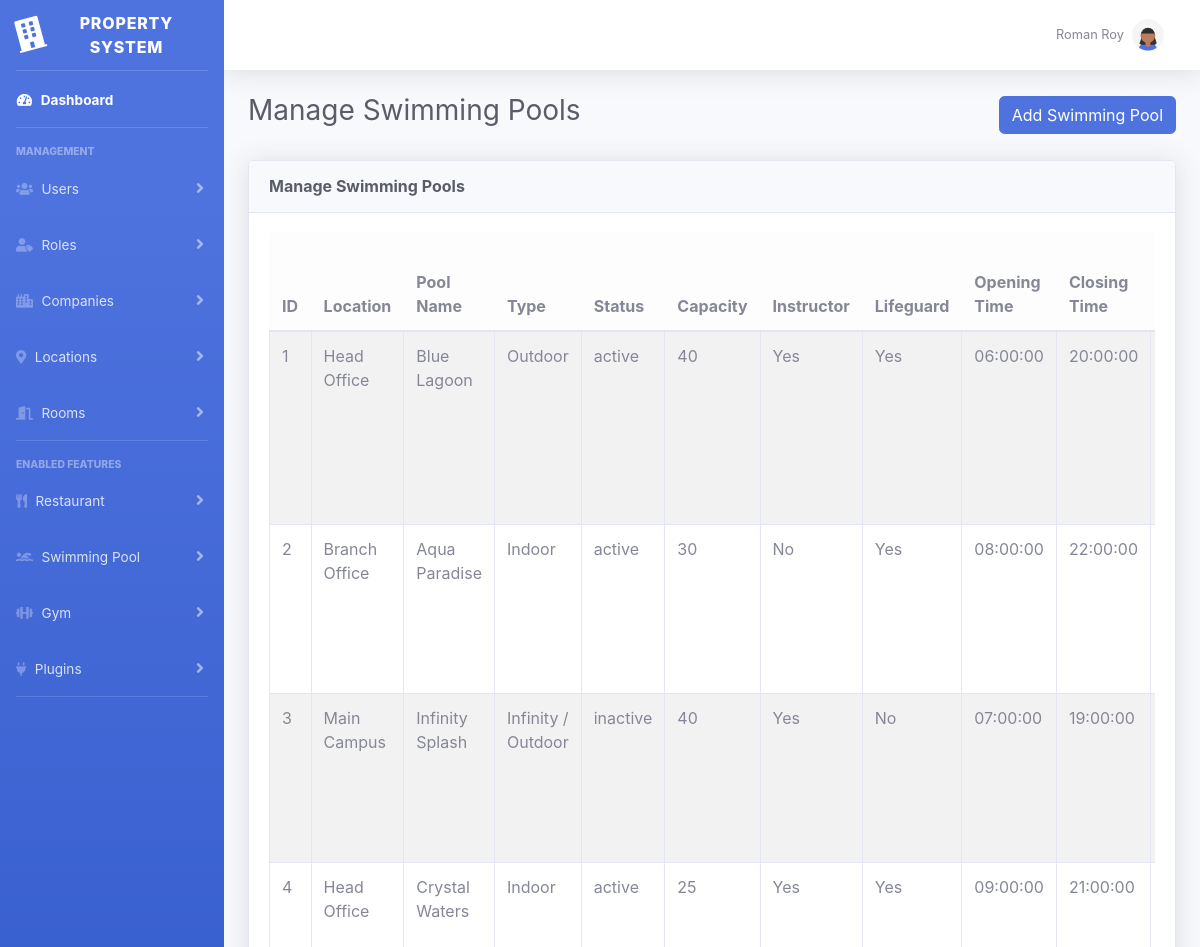
The app's page /admin.php?action=manageSwimmingPools (signed in, upper part), older data.
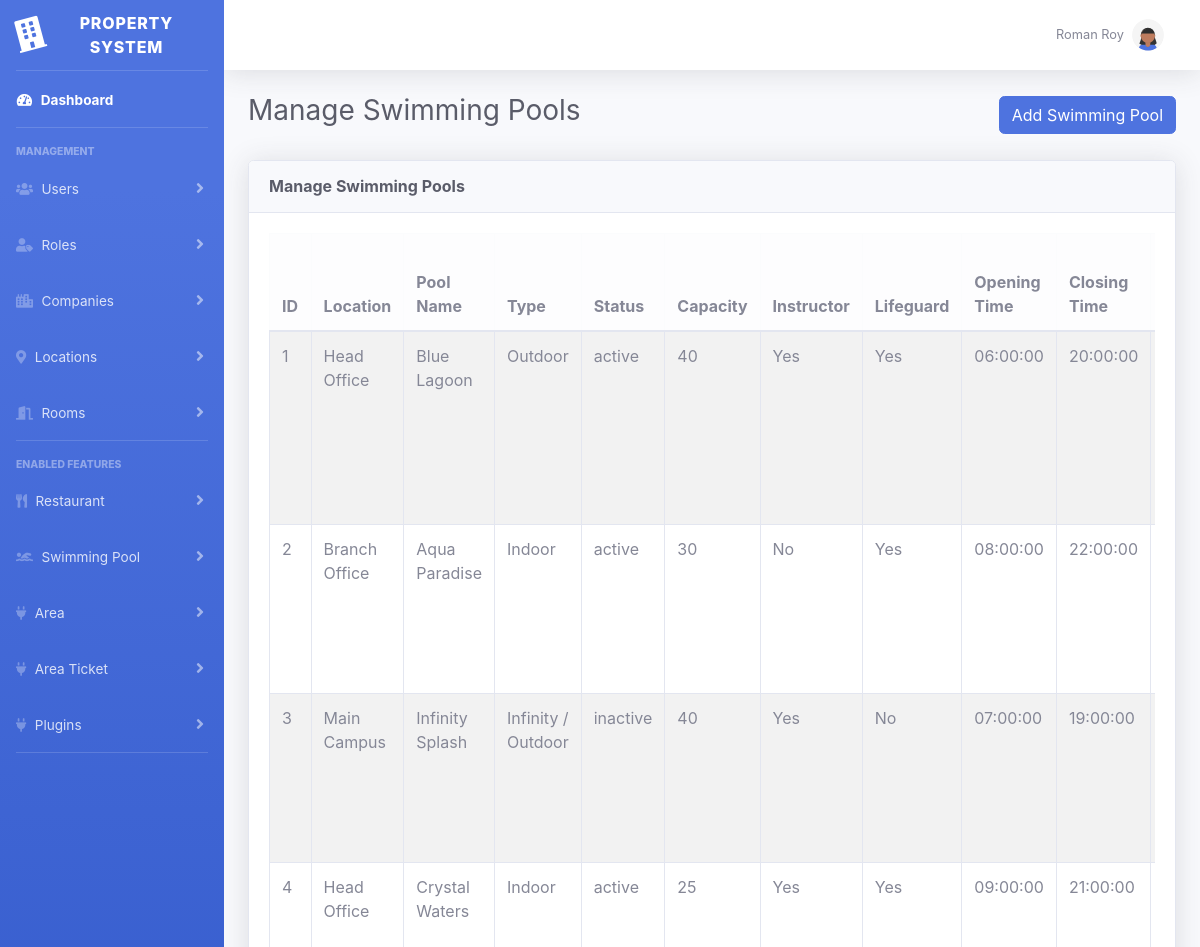
The same page, newer data.
### tables this page shows
CREATE TABLE `plugin_master` (
  `plugin_id` int(11) NOT NULL,
  `plugin_name` varchar(100) NOT NULL,
  `icon` varchar(100) DEFAULT NULL,
  `description` text DEFAULT NULL,
  `status` enum('active','inactive') DEFAULT 'active',
  `created_at` datetime DEFAULT current_timestamp()
);

CREATE TABLE `swimming_pools` (
  `id` int(11) NOT NULL,
  `location_id` int(11) NOT NULL,
  `name` varchar(255) NOT NULL,
  `type` varchar(50) DEFAULT NULL,
  `status` enum('active','inactive') DEFAULT 'active',
  `capacity` int(11) DEFAULT NULL,
  `instructor_available` tinyint(1) DEFAULT 0,
  `lifeguard_available` tinyint(1) DEFAULT 0,
  `opening_time` time DEFAULT NULL,
  `closing_time` time DEFAULT NULL,
  `access_type` varchar(50) DEFAULT NULL,
  `max_charge` decimal(10,2) DEFAULT NULL,
  `price_per_hour` decimal(10,2) DEFAULT NULL,
  `price_per_day` decimal(10,2) DEFAULT NULL,
  `safety_rules` text DEFAULT NULL,
  `terms_conditions` text DEFAULT NULL,
  `instructions` text DEFAULT NULL,
  `created_at` timestamp NOT NULL DEFAULT current_timestamp(),
  `updated_at` timestamp NOT NULL DEFAULT current_timestamp() ON UPDATE current_timestamp()
);

CREATE TABLE `locations` (
  `location_id` int(11) NOT NULL,
  `location_name` varchar(150) NOT NULL,
  `place` varchar(150) NOT NULL,
  `country` varchar(100) NOT NULL,
  `state` varchar(100) NOT NULL,
  `city` varchar(100) NOT NULL,
  `company_id` int(11) NOT NULL,
  `contact_number` varchar(20) DEFAULT NULL,
  `manager` varchar(150) DEFAULT NULL,
  `created_by` int(11) DEFAULT NULL,
  `is_deleted` tinyint(1) NOT NULL DEFAULT 0,
  `created_at` timestamp NOT NULL DEFAULT current_timestamp()
);

### classes/Plugin.php (called while the page is built, shortened)
<?php
class Plugin {
    public static function getEnabled($pdo, $location_id) {
        $stmt = $pdo->prepare("
            SELECT p.plugin_id, p.plugin_name AS name
            FROM plugin_master p
            INNER JOIN location_plugins lp ON lp.plugin_id = p.plugin_id
            WHERE lp.location_id = ? AND lp.is_enabled = 1
        ");
        $stmt->execute([$location_id]);
        return $stmt->fetchAll(PDO::FETCH_ASSOC);
    }
}
?>

### templates/swimming_pools/manage_swimming_pool.php (the view, shortened to what this page needs)
<?php
$results = $results ?? [
    'pageTitle'   => 'Manage Swimming Pools',
    'message'     => '',
    'pools'       => [],
    'currentPage' => 1,
    'totalPages'  => 1,
    'total'       => 0,
    'perPage'     => 25
];
$pools       = $results['pools'];
?>
<?php include __DIR__ . "/../include/header.php"; ?>
<div id="wrapper">
    <?php include __DIR__ . "/../include/sidebar.php"; ?>
    <div id="content-wrapper" class="d-flex flex-column">
        <div id="content">
            <?php include __DIR__ . "/../include/topbar.php"; ?>
            <div class="container-fluid">
                <div class="d-flex justify-content-between align-items-center mb-4">
                    <h1 class="h3 text-gray-800"><?= htmlspecialchars($results['pageTitle']) ?></h1>
                    <a href="<?= BASE_URL ?>/admin.php?action=newSwimmingPool" class="btn btn-primary">
                        <i class="bi bi-plus-circle"></i> Add Swimming Pool
                    </a>
                </div>
                <div class="card shadow mb-4">
                    <div class="card-header py-3">
                        <h6 class="m-0 font-weight-bold text-gray-800"><?= htmlspecialchars($results['pageTitle']) ?></h6>
                    </div>
                    <div class="card-body">
                        <div class="table-responsive">
                            <table class="table table-bordered table-striped">
                                <thead class="table-light">
                                    <tr>
                                        <th>ID</th>
                                        <th>Location</th>
                                        <th>Pool Name</th>
                                        <th>Type</th>
                                        <th>Status</th>
                                        <th>Capacity</th>
                                        <th>Instructor</th>
                                        <th>Lifeguard</th>
                                        <th>Opening Time</th>
                                        <th>Closing Time</th>
					<th>Access Type</th>
                                    </tr>
                                </thead>
                                <tbody>
                                    <?php if (!empty($pools)): ?>
                                        <?php foreach ($pools as $pool): ?>
                                            <tr>
                                                <td><?= $pool['id'] ?></td>
                                                <td><?= htmlspecialchars($pool['location_name'] ?? '-') ?></td>
                                                <td><?= htmlspecialchars($pool['name']) ?></td>
                                                <td><?= htmlspecialchars($pool['type'] ?? '-') ?></td>
                                                <td><?= htmlspecialchars($pool['status']) ?></td>
                                                <td><?= htmlspecialchars($pool['capacity'] ?? '-') ?></td>
                                                <td><?= $pool['instructor_available'] ? 'Yes' : 'No' ?></td>
                                                <td><?= $pool['lifeguard_available'] ? 'Yes' : 'No' ?></td>
                                                <td><?= htmlspecialchars($pool['opening_time'] ?? '-') ?></td>
                                                <td><?= htmlspecialchars($pool['closing_time'] ?? '-') ?></td>
						<td><?= htmlspecialchars($pool['access_type'] ?? '-') ?></td>
                                            </tr>
                                        <?php endforeach; ?>
                                    <?php else: ?>
                                        <tr>
                                            <td colspan="11" class="text-center">No swimming pools found.</td>
                                        </tr>
                                    <?php endif; ?>
                                </tbody>
                            </table>
                        </div>
                    </div>
                </div>
            </div>
        </div>
        <?php include __DIR__ . "/../include/footer.php"; ?>

### admin.php (shortened to what this page needs)
<?php
require("config/config.php");
require_once __DIR__ . "/classes/Plugin.php";
$action = $_GET['action'] ?? '';
$location_id = $_SESSION['location_id'] ?? null;
if ($location_id && isset($pdo)) {
    $enabledPlugins = Plugin::getEnabled($pdo, $location_id);
}
switch ($action) {
case 'manageSwimmingPools':
     manageSwimmingPools();
     break;
}
function manageSwimmingPools() {
    global $pdo;
    $results = [
        'message'   => '',
        'pageTitle' => 'Manage Swimming Pools',
        'pools'     => []
    ];
    $perPage = 25;
    $page = isset($_GET['page']) ? max(1, (int)$_GET['page']) : 1;
    $offset = ($page - 1) * $perPage;
    $stmtTotal = $pdo->query("SELECT COUNT(*) FROM swimming_pools");
    $total = (int)$stmtTotal->fetchColumn();
    $totalPages = ceil($total / $perPage);
    $stmt = $pdo->prepare("
        SELECT sp.*, l.location_name
        FROM swimming_pools sp
        LEFT JOIN locations l ON sp.location_id = l.location_id
        ORDER BY sp.id ASC
        LIMIT :limit OFFSET :offset
    ");
    $stmt->bindValue(':limit', $perPage, PDO::PARAM_INT);
    $stmt->bindValue(':offset', $offset, PDO::PARAM_INT);
    $stmt->execute();
    $results['pools'] = $stmt->fetchAll(PDO::FETCH_ASSOC);
    $results['currentPage'] = $page;
    $results['totalPages']  = $totalPages;
    $results['total']       = $total;
    $results['perPage']     = $perPage;
    require(TEMPLATE_PATH . "/swimming_pools/manage_swimming_pool.php");
}

### templates/include/header.php (shortened to what this page needs)
<!DOCTYPE html>
<html lang="en">
<head>
  <link href="<?= BASE_URL ?>/assets/vendor/fontawesome-free/css/all.min.css" rel="stylesheet">
  <link href="<?= BASE_URL ?>/assets/css/sb-admin-2.min.css" rel="stylesheet">
</head>
<body id="page-top">

### templates/include/sidebar.php (shortened to what this page needs)
<?php
global $pdo;
$location_id = $_SESSION['location_id'] ?? null;
$enabledPlugins = [];
if ($location_id && isset($pdo)) {
    $enabledPlugins = Plugin::getEnabled($pdo, $location_id);
}
?>
<ul class="navbar-nav bg-gradient-primary sidebar sidebar-dark accordion" id="accordionSidebar">
  <a class="sidebar-brand d-flex align-items-center justify-content-center" href="<?= BASE_URL ?>/admin.php">
    <div class="sidebar-brand-icon rotate-n-15">
      <i class="fas fa-building"></i>
    </div>
    <div class="sidebar-brand-text mx-3">Property System</div>
  </a>
  <hr class="sidebar-divider my-0">
  <li class="nav-item active">
    <a class="nav-link" href="<?= BASE_URL ?>/admin.php">
      <i class="fas fa-fw fa-tachometer-alt"></i>
      <span>Dashboard</span>
    </a>
  </li>
  <hr class="sidebar-divider">
  <div class="sidebar-heading">Management</div>
  <li class="nav-item">
    <a class="nav-link collapsed" href="#" data-toggle="collapse" data-target="#collapseUsers">
      <i class="fas fa-users"></i>
      <span>Users</span>
    </a>
  </li>
  <li class="nav-item">
    <a class="nav-link collapsed" href="#" data-toggle="collapse" data-target="#collapseRoles">
      <i class="fas fa-user-tag"></i>
      <span>Roles</span>
    </a>
  </li>
  <li class="nav-item">
    <a class="nav-link collapsed" href="#" data-toggle="collapse" data-target="#collapseCompanies">
      <i class="fas fa-city"></i>
      <span>Companies</span>
    </a>
  </li>
  <li class="nav-item">
    <a class="nav-link collapsed" href="#" data-toggle="collapse" data-target="#collapseLocations">
      <i class="fas fa-map-marker-alt"></i>
      <span>Locations</span>
    </a>
  </li>
  <li class="nav-item">
    <a class="nav-link collapsed" href="#" data-toggle="collapse" data-target="#collapseRooms">
      <i class="fas fa-door-open"></i>
      <span>Rooms</span>
    </a>
  </li>
  <hr class="sidebar-divider">
  <?php if (!empty($enabledPlugins)): ?>
      <div class="sidebar-heading">Enabled Features</div>
      <?php
      $icons = [
          'Restaurant' => 'fa-utensils',
          'Swimming Pool' => 'fa-swimmer',
          'Parking' => 'fa-parking',
          'Spa' => 'fa-spa',
          'Gym' => 'fa-dumbbell',
          'Play Area' => 'fa-child'
      ];
      ?>
      <?php foreach ($enabledPlugins as $plugin): ?>
          <?php
          $pluginName = htmlspecialchars($plugin['name']);
          $pluginKey  = str_replace(' ', '', ucwords(strtolower($plugin['name'])));
          $icon = $icons[$plugin['name']] ?? 'fa-plug';
          ?>
          <li class="nav-item">
              <a class="nav-link collapsed" href="#" data-toggle="collapse" data-target="#collapse<?= $pluginKey ?>">
                  <i class="fas <?= $icon ?>"></i>
                  <span><?= $pluginName ?></span>
              </a>
          </li>
      <?php endforeach; ?>
  <?php endif; ?>
  <li class="nav-item">
    <a class="nav-link collapsed" href="#" data-toggle="collapse" data-target="#collapsePlugins">
      <i class="fas fa-plug"></i>
      <span>Plugins</span>
    </a>
  </li>
  <hr class="sidebar-divider d-none d-md-block">
</ul>

### templates/include/topbar.php (shortened to what this page needs)
<nav class="navbar navbar-expand navbar-light bg-white topbar mb-4 static-top shadow">
  <ul class="navbar-nav ml-auto">
    <li class="nav-item dropdown no-arrow">
      <a class="nav-link dropdown-toggle" href="#" id="userDropdown" role="button"
         data-toggle="dropdown" aria-haspopup="true" aria-expanded="false">
        <span class="mr-2 d-none d-lg-inline text-gray-600 small">
          <?= htmlspecialchars($_SESSION['user_name'] ?? 'Admin User') ?>
        </span>
	<span class="mr-2 d-none d-lg-inline text-gray-600 small">
        <img class="img-profile rounded-circle"
             src="<?= BASE_URL ?>/assets/img/undraw_profile_1.svg">
      </a>
    </li>
  </ul>
</nav>

### templates/include/footer.php (shortened to what this page needs)
</body>
</html>

Row changes from the older to the newer data that the page shows:
removed plugin_master: plugin_name "Gym"
added plugin_master: plugin_name "Area"
added plugin_master: plugin_name "Area Ticket"
